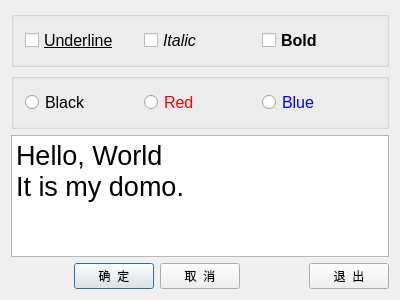
<?xml version="1.0" encoding="UTF-8"?>
<ui version="4.0">
 <class>QWDialog</class>
 <widget class="QDialog" name="QWDialog">
  <property name="geometry">
   <rect>
    <x>0</x>
    <y>0</y>
    <width>400</width>
    <height>300</height>
   </rect>
  </property>
  <property name="windowTitle">
   <string>Dialog by Designer</string>
  </property>
  <layout class="QVBoxLayout" name="verticalLayout">
   <item>
    <widget class="QGroupBox" name="groupBox">
     <property name="title">
      <string/>
     </property>
     <layout class="QHBoxLayout" name="horizontalLayout_2">
      <item>
       <widget class="QCheckBox" name="chkBoxUnder">
        <property name="font">
         <font>
          <pointsize>12</pointsize>
          <underline>true</underline>
         </font>
        </property>
        <property name="text">
         <string>Underline</string>
        </property>
       </widget>
      </item>
      <item>
       <widget class="QCheckBox" name="chkBoxItalic">
        <property name="font">
         <font>
          <pointsize>12</pointsize>
          <italic>true</italic>
         </font>
        </property>
        <property name="text">
         <string>Italic</string>
        </property>
       </widget>
      </item>
      <item>
       <widget class="QCheckBox" name="chkBoxBold">
        <property name="font">
         <font>
          <pointsize>12</pointsize>
          <weight>75</weight>
          <bold>true</bold>
         </font>
        </property>
        <property name="text">
         <string>Bold</string>
        </property>
       </widget>
      </item>
     </layout>
    </widget>
   </item>
   <item>
    <widget class="QGroupBox" name="groupBox_2">
     <property name="title">
      <string/>
     </property>
     <layout class="QHBoxLayout" name="horizontalLayout_3">
      <item>
       <widget class="QRadioButton" name="rBtnBlack">
        <property name="font">
         <font>
          <pointsize>12</pointsize>
         </font>
        </property>
        <property name="text">
         <string>Black</string>
        </property>
       </widget>
      </item>
      <item>
       <widget class="QRadioButton" name="rBtnRed">
        <property name="palette">
         <palette>
          <active>
           <colorrole role="WindowText">
            <brush brushstyle="SolidPattern">
             <color alpha="255">
              <red>255</red>
              <green>0</green>
              <blue>0</blue>
             </color>
            </brush>
           </colorrole>
          </active>
          <inactive>
           <colorrole role="WindowText">
            <brush brushstyle="SolidPattern">
             <color alpha="255">
              <red>255</red>
              <green>0</green>
              <blue>0</blue>
             </color>
            </brush>
           </colorrole>
          </inactive>
          <disabled>
           <colorrole role="WindowText">
            <brush brushstyle="SolidPattern">
             <color alpha="255">
              <red>120</red>
              <green>120</green>
              <blue>120</blue>
             </color>
            </brush>
           </colorrole>
          </disabled>
         </palette>
        </property>
        <property name="font">
         <font>
          <pointsize>12</pointsize>
         </font>
        </property>
        <property name="text">
         <string>Red</string>
        </property>
       </widget>
      </item>
      <item>
       <widget class="QRadioButton" name="rBtnBlue">
        <property name="palette">
         <palette>
          <active>
           <colorrole role="WindowText">
            <brush brushstyle="SolidPattern">
             <color alpha="255">
              <red>0</red>
              <green>0</green>
              <blue>255</blue>
             </color>
            </brush>
           </colorrole>
          </active>
          <inactive>
           <colorrole role="WindowText">
            <brush brushstyle="SolidPattern">
             <color alpha="255">
              <red>0</red>
              <green>0</green>
              <blue>255</blue>
             </color>
            </brush>
           </colorrole>
          </inactive>
          <disabled>
           <colorrole role="WindowText">
            <brush brushstyle="SolidPattern">
             <color alpha="255">
              <red>120</red>
              <green>120</green>
              <blue>120</blue>
             </color>
            </brush>
           </colorrole>
          </disabled>
         </palette>
        </property>
        <property name="font">
         <font>
          <pointsize>12</pointsize>
         </font>
        </property>
        <property name="acceptDrops">
         <bool>false</bool>
        </property>
        <property name="text">
         <string>Blue</string>
        </property>
       </widget>
      </item>
     </layout>
    </widget>
   </item>
   <item>
    <widget class="QPlainTextEdit" name="txtEdit">
     <property name="font">
      <font>
       <pointsize>20</pointsize>
      </font>
     </property>
     <property name="plainText">
      <string>Hello, World
It is my domo.</string>
     </property>
    </widget>
   </item>
   <item>
    <layout class="QHBoxLayout" name="horizontalLayout">
     <item>
      <spacer name="horizontalSpacer">
       <property name="orientation">
        <enum>Qt::Horizontal</enum>
       </property>
       <property name="sizeHint" stdset="0">
        <size>
         <width>40</width>
         <height>20</height>
        </size>
       </property>
      </spacer>
     </item>
     <item>
      <widget class="QPushButton" name="btnOK">
       <property name="text">
        <string>确  定</string>
       </property>
      </widget>
     </item>
     <item>
      <widget class="QPushButton" name="btnCancel">
       <property name="text">
        <string>取  消</string>
       </property>
      </widget>
     </item>
     <item>
      <spacer name="horizontalSpacer_2">
       <property name="orientation">
        <enum>Qt::Horizontal</enum>
       </property>
       <property name="sizeHint" stdset="0">
        <size>
         <width>40</width>
         <height>20</height>
        </size>
       </property>
      </spacer>
     </item>
     <item>
      <widget class="QPushButton" name="btnClose">
       <property name="text">
        <string>退  出</string>
       </property>
      </widget>
     </item>
    </layout>
   </item>
  </layout>
 </widget>
 <layoutdefault spacing="6" margin="11"/>
 <resources/>
 <connections>
  <connection>
   <sender>btnOK</sender>
   <signal>clicked()</signal>
   <receiver>QWDialog</receiver>
   <slot>accept()</slot>
   <hints>
    <hint type="sourcelabel">
     <x>126</x>
     <y>286</y>
    </hint>
    <hint type="destinationlabel">
     <x>176</x>
     <y>438</y>
    </hint>
   </hints>
  </connection>
  <connection>
   <sender>btnCancel</sender>
   <signal>clicked()</signal>
   <receiver>QWDialog</receiver>
   <slot>reject()</slot>
   <hints>
    <hint type="sourcelabel">
     <x>207</x>
     <y>280</y>
    </hint>
    <hint type="destinationlabel">
     <x>248</x>
     <y>411</y>
    </hint>
   </hints>
  </connection>
  <connection>
   <sender>btnClose</sender>
   <signal>clicked()</signal>
   <receiver>QWDialog</receiver>
   <slot>close()</slot>
   <hints>
    <hint type="sourcelabel">
     <x>361</x>
     <y>282</y>
    </hint>
    <hint type="destinationlabel">
     <x>377</x>
     <y>427</y>
    </hint>
   </hints>
  </connection>
 </connections>
</ui>
